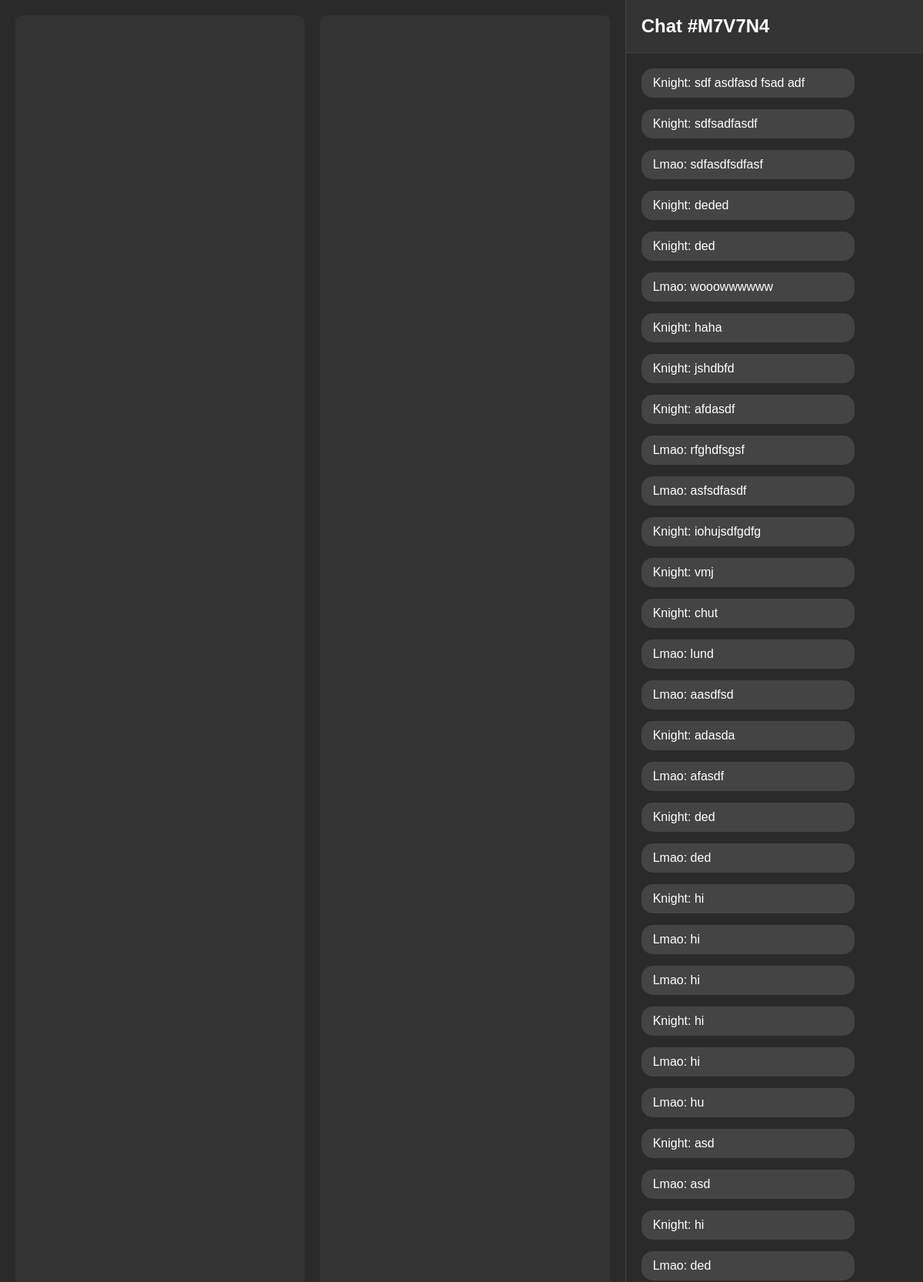
/chat/M7V7N4/ (upper part), run on the app's committed database.
### base/models.py (models this page shows, shortened)
class Room(models.Model):
    code = models.CharField(max_length=8, unique=True)
    created_at = models.DateTimeField(auto_now_add=True)

class Message(models.Model):
    room = models.ForeignKey(Room, on_delete=models.CASCADE)
    user = models.CharField(max_length=200)
    content = models.TextField()
    created_at = models.DateTimeField(auto_now_add=True)

### base/views.py (the view)
# urls.py: path('chat/<code>/', views.chat, name='chat'),
def chat(request, code):
    room = Room.objects.get(code=code)
    messages = Message.objects.filter(room=room)
    return render(request, 'base/chat.html', {"room": room, "messages": messages})

### templates/base/chat.html (shortened to what this page needs)
<!DOCTYPE html>
<html lang="en">
{% load static %}
<head>
</head>
<body>
    <div class="main-container">
        <div class="video-section">
            <div class="video-container">
                <div class="video-box">
                    <video id="localVideo" autoplay playsinline></video>
                </div>
                <div class="video-box">
                    <video id="remoteVideo" autoplay playsinline></video>
                </div>
            </div>
        </div>
        <div class="chat-section">
            <div class="chat-header">
                <h2>Chat #{{room.code}}</h2>
            </div>
            <div class="chat-messages">
                {% for message in messages %}
                <div class="message {% if message.user == request.session.name %}sent{% else %}received{% endif %}">
                    <div class="message-content">
                        {{message.user}}: {{message.content}}
                    </div>
                </div>
                {% endfor %}
            </div>
        </div>
    </div>
</body>
</html>

### templates/base/chat.html (style rules this page uses)
* { margin: 0; padding: 0; box-sizing: border-box; }
body { font-family: Arial, sans-serif; background-color: #1a1a1a; color: white; height: 100vh; display: flex; }
.main-container { display: flex; width: 100%; height: 100vh; }
.video-section { flex: 2; padding: 20px; display: flex; flex-direction: column; gap: 20px; background-color: #2a2a2a; }
.video-container { display: grid; grid-template-columns: repeat(2, 1fr); gap: 20px; height: calc(100vh - 200px); }
.video-box { background-color: #333; border-radius: 8px; overflow: hidden; position: relative; }
.video-box video { width: 100%; height: 100%; object-fit: cover; }
.chat-section { flex: 1; display: flex; flex-direction: column; background-color: #2a2a2a; border-left: 1px solid #444; }
.chat-header { padding: 20px; background-color: #333; border-bottom: 1px solid #444; }
.chat-messages { flex: 1; padding: 20px; overflow-y: auto; }
.message { margin-bottom: 15px; max-width: 80%; }
.message-content { padding: 10px 15px; border-radius: 15px; background-color: #444; }

### data on the page
Room: code "M7V7N4"
Message: user "Knight", content "sdf asdfasd fsad adf"
Message: user "Knight", content "sdfsadfasdf"
Message: user "Lmao", content "sdfasdfsdfasf"
Message: user "Knight", content "deded"
Message: user "Knight", content "ded"
Message: user "Lmao", content "wooowwwwww"
Message: user "Knight", content "haha"
Message: user "Knight", content "jshdbfd"
Message: user "Knight", content "afdasdf"
Message: user "Lmao", content "rfghdfsgsf"
Message: user "Lmao", content "asfsdfasdf"
Message: user "Knight", content "iohujsdfgdfg"
Message: user "Knight", content "vmj"
Message: user "Knight", content "chut"
Message: user "Lmao", content "lund"
Message: user "Lmao", content "aasdfsd"
Message: user "Knight", content "adasda"
Message: user "Lmao", content "afasdf"
Message: user "Knight", content "ded"
Message: user "Lmao", content "ded"
Message: user "Knight", content "hi"
Message: user "Lmao", content "hi"
Message: user "Lmao", content "hi"
Message: user "Knight", content "hi"
Message: user "Lmao", content "hi"
Message: user "Lmao", content "hu"
Message: user "Knight", content "asd"
Message: user "Lmao", content "asd"
Message: user "Knight", content "hi"
Message: user "Lmao", content "ded"
